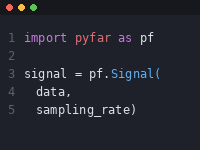

Source code (Python):
# DISCLAIMER: Code generated with an LLM using pillow 12.3.0
from PIL import Image, ImageDraw, ImageFont

W, H = 200, 150
img = Image.new("RGB", (W, H), (30, 33, 41))  # dark editor bg
draw = ImageDraw.Draw(img)

# Fonts: paths point to DejaVu Sans Mono on Linux.
# Swap in any monospace font if not available, e.g.,
# - macOS: /System/Library/Fonts/Menlo.ttc,
# - Windows: C:/Windows/Fonts/consola.ttf),
# - or use ImageFont.load_default().
mono = "/usr/share/fonts/truetype/dejavu/DejaVuSansMono.ttf"
mono_bold = "/usr/share/fonts/truetype/dejavu/DejaVuSansMono-Bold.ttf"

font = ImageFont.truetype(mono, 12)
font_bold = ImageFont.truetype(mono_bold, 12)

# Colors (VS Code "Dark+"-ish palette)
c_bg = (30, 33, 41)
c_linenum = (90, 96, 110)
c_kw = (198, 120, 221)      # purple keyword
c_func = (97, 175, 239)     # blue function
c_str = (152, 195, 121)     # green string
c_num = (209, 154, 102)     # orange number
c_comment = (106, 115, 125)
c_text = (220, 223, 228)
c_module = (224, 108, 117)  # red-ish for pyfar

# top bar like an editor / window chrome
draw.rectangle([0, 0, W, 14], fill=(22, 24, 30))
for i, col in enumerate([(237, 106, 94), (245, 191, 79), (97, 194, 90)]):
    draw.ellipse([6 + i * 12, 4, 12 + i * 12, 10], fill=col)

# code lines: (indent_level, list of (text, color))
lines = [
    (0, [("import ", c_kw), ("pyfar", c_module), (" as ", c_kw), ("pf", c_text)]),
    (0, []),
    (0, [("signal ", c_text), ("= ", c_text), ("pf.", c_text), ("Signal(", c_func)]),
    (1, [("data,", c_text)]),
    (1, [("sampling_rate)", c_text)]),
]

y = 30
line_h = 18
start_x = 8
num_x_w = 16

for idx, (indent, parts) in enumerate(lines, start=1):
    # line number
    draw.text((start_x, y), f"{idx}", font=font, fill=c_linenum)
    x = start_x + num_x_w + indent * 12
    for text, color in parts:
        draw.text((x, y), text, font=font, fill=color)
        bbox = draw.textbbox((0, 0), text, font=font)
        x += (bbox[2] - bbox[0])
    y += line_h

img.save("thumbnail_code.png")
